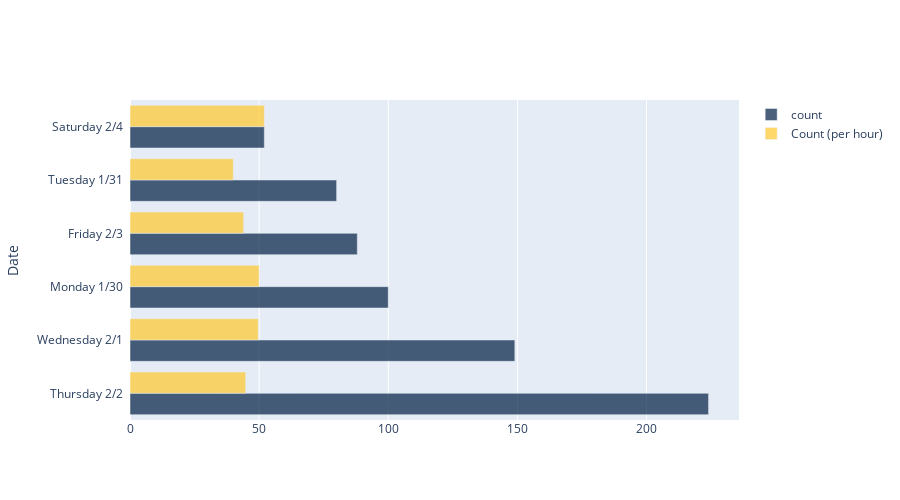

Here is the notebook cell this chart was saved with:
### Code cell
adjustedDayTable.sort("count").barh("Date")

### Figure 1 — Plotly figure (JSON) as saved in the notebook; plotly's stock layout.template omitted (floating-point values rounded to 4 significant figures)
{"data": [{"customdata": ["Thursday 2/2", "Wednesday 2/1", "Monday 1/30", "Friday 2/3", "Tuesday 1/31", "Saturday 2/4"], "hovertemplate": "(%{x}, %{customdata})", "marker": {"color": "rgb(0,30,66)"}, "name": "count", "opacity": 0.7, "orientation": "h", "type": "bar", "x": [224, 149, 100, 88, 80, 52], "y": ["Thursday 2/2  ", "Wednesday 2/1  ", "Monday 1/30  ", "Friday 2/3  ", "Tuesday 1/31  ", "Saturday 2/4  "]}, {"customdata": ["Thursday 2/2", "Wednesday 2/1", "Monday 1/30", "Friday 2/3", "Tuesday 1/31", "Saturday 2/4"], "hovertemplate": "(%{x}, %{customdata})", "marker": {"color": "rgb(256,200,44)"}, "name": "Count (per hour)", "opacity": 0.7, "orientation": "h", "type": "bar", "x": [44.8, 49.67, 50, 44, 40, 52], "y": ["Thursday 2/2  ", "Wednesday 2/1  ", "Monday 1/30  ", "Friday 2/3  ", "Tuesday 1/31  ", "Saturday 2/4  "]}], "layout": {"height": 500, "yaxis": {"dtick": 1, "showticklabels": true, "title": {"text": "Date"}, "type": "category"}}}
